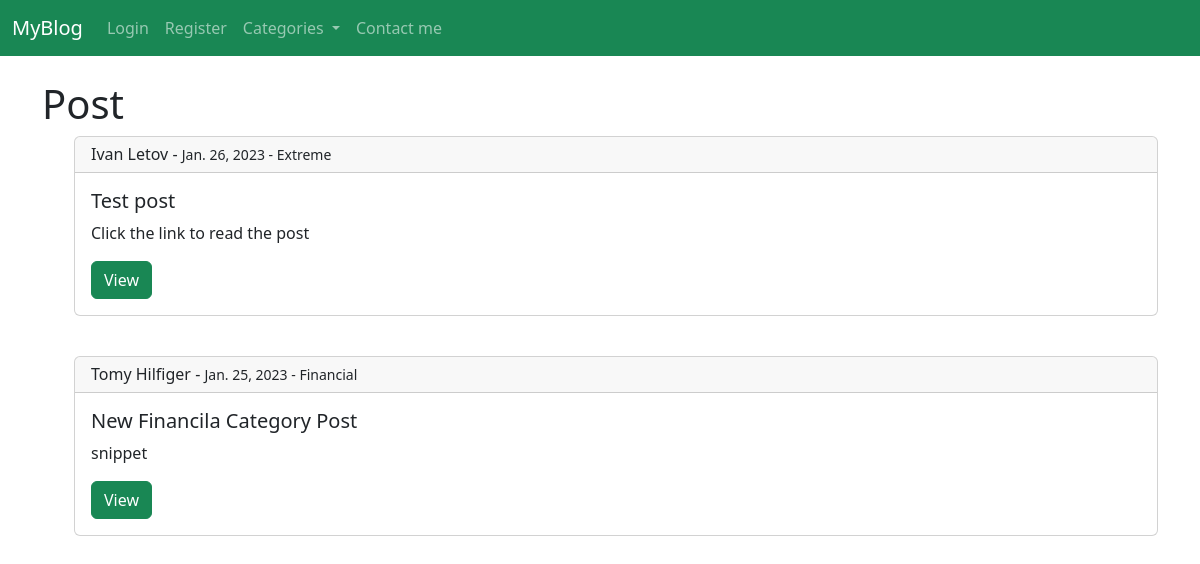
Before: / with the older database file.
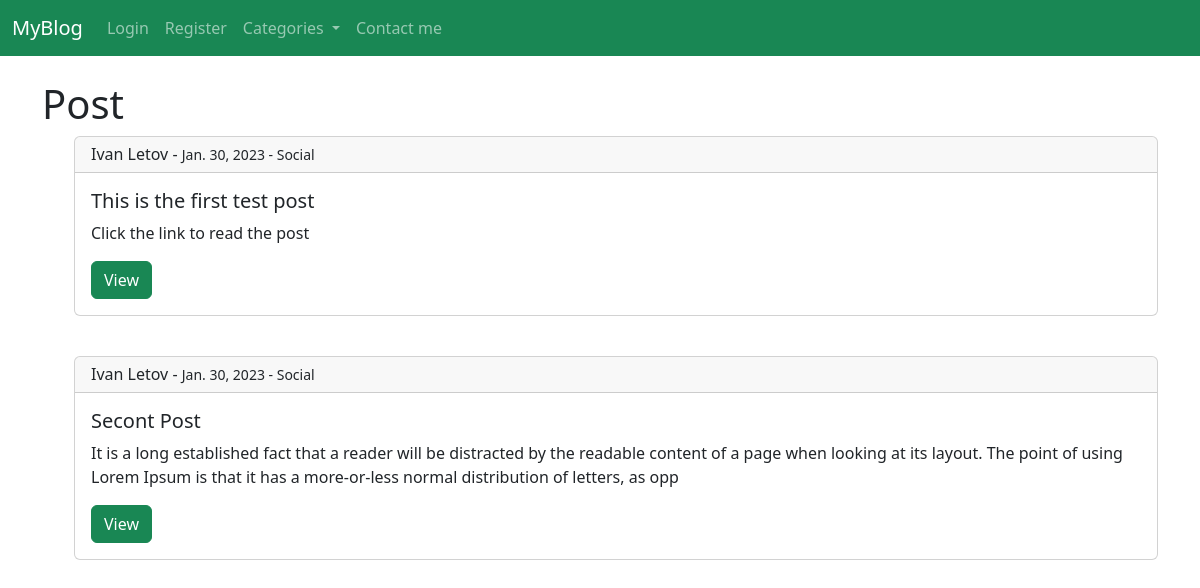
After: the same page with the newer database file.
### myblog/models.py (models this page shows, shortened)
class Post(models.Model):
	title = models.CharField(max_length=255)
	header_image = models.ImageField(null=True, blank=True, upload_to='images/')
	title_tag = models.CharField(max_length=255, default="My Blog")
	author = models.ForeignKey(User, on_delete=models.CASCADE)
	body = RichTextField(blank=True, null=True)
	post_date = models.DateField(auto_now_add=True)
	category = models.CharField(max_length=255, default="random")
	snippet = models.CharField(max_length=255, default="Click the link to read the post")
	likes = models.ManyToManyField(User, related_name='blog_posts') # related_name is like the ForeignKey

### myblog/views.py (the view)
# urls.py: path('', HomeView.as_view(), name="home"),
class HomeView(ListView):
	model = Post
	template_name = 'home.html'
	ordering = ['-post_date']
	def get_context_data(self, *args, **kwargs):
		cat_menu = Category.objects.all()
		context = super(HomeView, self).get_context_data(*args, **kwargs)
		context['cat_menu'] = cat_menu
		return context

### myblog/models.py (called while the page is built)
	def __str__(self):
		return self.name

### myblog/templates/home.html
{% extends 'base.html' %}
{% block content %}
<h1>Post</h1>
{% for post in object_list %}
<ul type="none">
	<li>
		<div class="card">
			<h6 class="card-header">{{ post.author.first_name }}
				{{ post.author.last_name }} - <small>{{ post.post_date }} - {{ post.category }}</small></h6>
				<div class="card-body">
					<h5 class="card-title">{{ post.title }}</h5>
					<p class="card-text">{{ post.snippet }}</p>
					<a href="{% url 'article-detail' post.pk %}" class="btn btn-success">View</a>
				</div>
			</div>
		</li>
		<br>
	</ul>
	{% endfor %}
	{% endblock %}

### myblog/templates/base.html (shortened to what this page needs)
<!doctype html>
<html lang="en">
<head>
  <link href="https://cdn.jsdelivr.net/npm/bootstrap@5.3.0-alpha1/dist/css/bootstrap.min.css" rel="stylesheet">
</head>
<body>
  <nav class="navbar navbar-expand-lg bg-success navbar-dark">
    <div class="container-fluid">
      <a class="navbar-brand" href="{% url 'home' %}">MyBlog</a>
      <div class="collapse navbar-collapse" id="navbarSupportedContent">
        <ul class="navbar-nav me-auto mb-2 mb-lg-0 ">
          {% if user.is_authenticated %}
          <li class="nav-item">
            <a class="nav-link" href="{% url 'add_post' %}">Add post</a>
          </li>
          {% else %}
          <li class="nav-item">
            <a class="nav-link" href="{% url 'login' %}">Login</a>
          </li>
          <li class="nav-item">
            <a class="nav-link" href="{% url 'register' %}">Register</a>
          </li>
          {% endif %}
          {% if cat_menu %}
          <li class="nav-item dropdown">
            <a class="nav-link dropdown-toggle" href="#" role="button" data-bs-toggle="dropdown" aria-expanded="false">
              Categories
            </a>
          </li>
          <li class="nav-item">
            <a class="nav-link" href="">Contact me</a>
          </li>
          {% endif %}
        </div>
      </div>
    </nav>
    <br>
    <div class="container">
      {% block content %}
      {% endblock %}
    </div>
  </body>
  </html>

Changed rows visible on the page:
removed Post: author.first_name "Ivan", author.last_name "Letov", post_date "Jan. 26, 2023", category "Extreme", title "Test post", snippet "Click the link to read the post"
removed Post: author.first_name "Tomy", author.last_name "Hilfiger", post_date "Jan. 25, 2023", category "Financial", title "New Financila Category Post", snippet "snippet"
added Post: author.first_name "Ivan", author.last_name "Letov", post_date "Jan. 30, 2023", category "Social", title "This is the first test post", snippet "Click the link to read the post"
added Post: author.first_name "Ivan", author.last_name "Letov", post_date "Jan. 30, 2023", category "Social", title "Secont Post", snippet "It is a long established fact that a reader will be distracted by the readable content of a page when looking at its layout. The point of using Lorem Ipsum is that it has a more-or-less normal distribution of letters, as opp"
